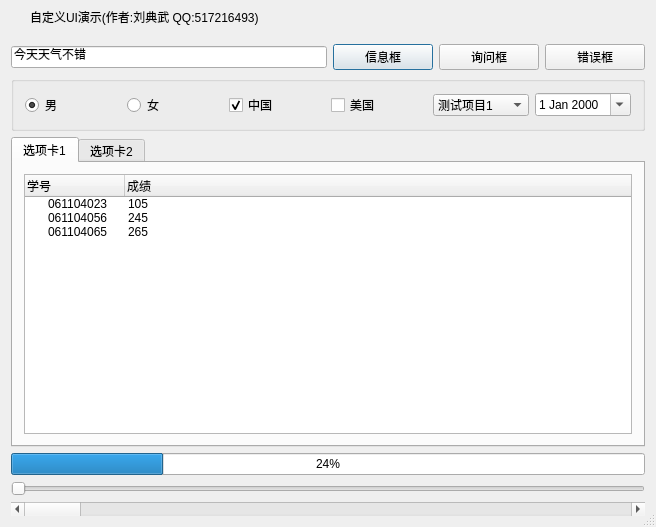
<?xml version="1.0" encoding="UTF-8"?>
<ui version="4.0">
 <class>frmMain</class>
 <widget class="QDialog" name="frmMain">
  <property name="geometry">
   <rect>
    <x>0</x>
    <y>0</y>
    <width>656</width>
    <height>527</height>
   </rect>
  </property>
  <property name="windowTitle">
   <string>frmMain</string>
  </property>
  <property name="sizeGripEnabled">
   <bool>true</bool>
  </property>
  <layout class="QVBoxLayout" name="verticalLayout">
   <property name="spacing">
    <number>0</number>
   </property>
   <property name="margin">
    <number>0</number>
   </property>
   <item>
    <widget class="QWidget" name="widget_title" native="true">
     <property name="sizePolicy">
      <sizepolicy hsizetype="Preferred" vsizetype="Fixed">
       <horstretch>0</horstretch>
       <verstretch>0</verstretch>
      </sizepolicy>
     </property>
     <property name="minimumSize">
      <size>
       <width>100</width>
       <height>33</height>
      </size>
     </property>
     <layout class="QHBoxLayout" name="horizontalLayout_2">
      <property name="spacing">
       <number>0</number>
      </property>
      <property name="margin">
       <number>0</number>
      </property>
      <item>
       <widget class="QLabel" name="lab_Ico">
        <property name="sizePolicy">
         <sizepolicy hsizetype="Minimum" vsizetype="Preferred">
          <horstretch>0</horstretch>
          <verstretch>0</verstretch>
         </sizepolicy>
        </property>
        <property name="minimumSize">
         <size>
          <width>30</width>
          <height>0</height>
         </size>
        </property>
        <property name="text">
         <string/>
        </property>
        <property name="alignment">
         <set>Qt::AlignCenter</set>
        </property>
       </widget>
      </item>
      <item>
       <widget class="QLabel" name="lab_Title">
        <property name="sizePolicy">
         <sizepolicy hsizetype="Expanding" vsizetype="Preferred">
          <horstretch>0</horstretch>
          <verstretch>0</verstretch>
         </sizepolicy>
        </property>
        <property name="styleSheet">
         <string notr="true">font: 10pt &quot;微软雅黑&quot;;</string>
        </property>
        <property name="text">
         <string>自定义UI演示(作者:刘典武 QQ:517216493)</string>
        </property>
        <property name="alignment">
         <set>Qt::AlignLeading|Qt::AlignLeft|Qt::AlignVCenter</set>
        </property>
       </widget>
      </item>
      <item>
       <widget class="QWidget" name="widget_menu" native="true">
        <property name="sizePolicy">
         <sizepolicy hsizetype="Minimum" vsizetype="Preferred">
          <horstretch>0</horstretch>
          <verstretch>0</verstretch>
         </sizepolicy>
        </property>
        <layout class="QHBoxLayout" name="horizontalLayout">
         <property name="spacing">
          <number>0</number>
         </property>
         <property name="margin">
          <number>0</number>
         </property>
         <item>
          <widget class="QPushButton" name="btnMenu">
           <property name="sizePolicy">
            <sizepolicy hsizetype="Minimum" vsizetype="Expanding">
             <horstretch>0</horstretch>
             <verstretch>0</verstretch>
            </sizepolicy>
           </property>
           <property name="minimumSize">
            <size>
             <width>31</width>
             <height>0</height>
            </size>
           </property>
           <property name="cursor">
            <cursorShape>ArrowCursor</cursorShape>
           </property>
           <property name="focusPolicy">
            <enum>Qt::NoFocus</enum>
           </property>
           <property name="toolTip">
            <string>菜单</string>
           </property>
           <property name="text">
            <string/>
           </property>
           <property name="flat">
            <bool>true</bool>
           </property>
          </widget>
         </item>
         <item>
          <widget class="QPushButton" name="btnMenu_Min">
           <property name="sizePolicy">
            <sizepolicy hsizetype="Minimum" vsizetype="Expanding">
             <horstretch>0</horstretch>
             <verstretch>0</verstretch>
            </sizepolicy>
           </property>
           <property name="minimumSize">
            <size>
             <width>31</width>
             <height>0</height>
            </size>
           </property>
           <property name="cursor">
            <cursorShape>ArrowCursor</cursorShape>
           </property>
           <property name="focusPolicy">
            <enum>Qt::NoFocus</enum>
           </property>
           <property name="toolTip">
            <string>最小化</string>
           </property>
           <property name="text">
            <string/>
           </property>
           <property name="flat">
            <bool>true</bool>
           </property>
          </widget>
         </item>
         <item>
          <widget class="QPushButton" name="btnMenu_Max">
           <property name="sizePolicy">
            <sizepolicy hsizetype="Minimum" vsizetype="Expanding">
             <horstretch>0</horstretch>
             <verstretch>0</verstretch>
            </sizepolicy>
           </property>
           <property name="minimumSize">
            <size>
             <width>31</width>
             <height>0</height>
            </size>
           </property>
           <property name="cursor">
            <cursorShape>ArrowCursor</cursorShape>
           </property>
           <property name="focusPolicy">
            <enum>Qt::NoFocus</enum>
           </property>
           <property name="toolTip">
            <string>最大化</string>
           </property>
           <property name="text">
            <string/>
           </property>
           <property name="flat">
            <bool>true</bool>
           </property>
          </widget>
         </item>
         <item>
          <widget class="QPushButton" name="btnMenu_Close">
           <property name="sizePolicy">
            <sizepolicy hsizetype="Minimum" vsizetype="Expanding">
             <horstretch>0</horstretch>
             <verstretch>0</verstretch>
            </sizepolicy>
           </property>
           <property name="minimumSize">
            <size>
             <width>40</width>
             <height>0</height>
            </size>
           </property>
           <property name="cursor">
            <cursorShape>ArrowCursor</cursorShape>
           </property>
           <property name="focusPolicy">
            <enum>Qt::NoFocus</enum>
           </property>
           <property name="toolTip">
            <string>关闭</string>
           </property>
           <property name="text">
            <string/>
           </property>
           <property name="flat">
            <bool>true</bool>
           </property>
          </widget>
         </item>
        </layout>
       </widget>
      </item>
     </layout>
    </widget>
   </item>
   <item>
    <widget class="QWidget" name="widget_main" native="true">
     <property name="styleSheet">
      <string notr="true">font: 10pt &quot;微软雅黑&quot;;</string>
     </property>
     <layout class="QVBoxLayout" name="verticalLayout_2">
      <item>
       <layout class="QHBoxLayout" name="horizontalLayout_3">
        <item>
         <widget class="QLineEdit" name="lineEdit">
          <property name="text">
           <string>今天天气不错</string>
          </property>
         </widget>
        </item>
        <item>
         <widget class="QPushButton" name="pushButton">
          <property name="minimumSize">
           <size>
            <width>100</width>
            <height>0</height>
           </size>
          </property>
          <property name="text">
           <string>信息框</string>
          </property>
         </widget>
        </item>
        <item>
         <widget class="QPushButton" name="pushButton_2">
          <property name="minimumSize">
           <size>
            <width>100</width>
            <height>0</height>
           </size>
          </property>
          <property name="text">
           <string>询问框</string>
          </property>
         </widget>
        </item>
        <item>
         <widget class="QPushButton" name="pushButton_3">
          <property name="minimumSize">
           <size>
            <width>100</width>
            <height>0</height>
           </size>
          </property>
          <property name="text">
           <string>错误框</string>
          </property>
         </widget>
        </item>
       </layout>
      </item>
      <item>
       <widget class="QGroupBox" name="groupBox">
        <property name="title">
         <string/>
        </property>
        <layout class="QHBoxLayout" name="horizontalLayout_4">
         <item>
          <widget class="QRadioButton" name="radioButton">
           <property name="text">
            <string>男</string>
           </property>
           <property name="checked">
            <bool>true</bool>
           </property>
          </widget>
         </item>
         <item>
          <widget class="QRadioButton" name="radioButton_2">
           <property name="text">
            <string>女</string>
           </property>
          </widget>
         </item>
         <item>
          <widget class="QCheckBox" name="checkBox">
           <property name="text">
            <string>中国</string>
           </property>
           <property name="checked">
            <bool>true</bool>
           </property>
          </widget>
         </item>
         <item>
          <widget class="QCheckBox" name="checkBox_2">
           <property name="text">
            <string>美国</string>
           </property>
          </widget>
         </item>
         <item>
          <widget class="QComboBox" name="comboBox">
           <item>
            <property name="text">
             <string>测试项目1</string>
            </property>
           </item>
           <item>
            <property name="text">
             <string>测试项目2</string>
            </property>
           </item>
           <item>
            <property name="text">
             <string>测试项目3</string>
            </property>
           </item>
          </widget>
         </item>
         <item>
          <widget class="QDateEdit" name="dateEdit">
           <property name="calendarPopup">
            <bool>true</bool>
           </property>
          </widget>
         </item>
        </layout>
       </widget>
      </item>
      <item>
       <widget class="QTabWidget" name="tabWidget">
        <property name="currentIndex">
         <number>0</number>
        </property>
        <widget class="QWidget" name="tab">
         <attribute name="title">
          <string>选项卡1</string>
         </attribute>
         <layout class="QVBoxLayout" name="verticalLayout_3">
          <item>
           <widget class="QTreeWidget" name="treeWidget">
            <column>
             <property name="text">
              <string>学号</string>
             </property>
            </column>
            <column>
             <property name="text">
              <string>成绩</string>
             </property>
            </column>
            <item>
             <property name="text">
              <string>061104023</string>
             </property>
             <property name="text">
              <string>105</string>
             </property>
            </item>
            <item>
             <property name="text">
              <string>061104056</string>
             </property>
             <property name="text">
              <string>245</string>
             </property>
            </item>
            <item>
             <property name="text">
              <string>061104065</string>
             </property>
             <property name="text">
              <string>265</string>
             </property>
            </item>
           </widget>
          </item>
         </layout>
        </widget>
        <widget class="QWidget" name="tab_2">
         <attribute name="title">
          <string>选项卡2</string>
         </attribute>
         <layout class="QVBoxLayout" name="verticalLayout_4">
          <item>
           <widget class="QTableWidget" name="tableWidget">
            <property name="selectionBehavior">
             <enum>QAbstractItemView::SelectRows</enum>
            </property>
            <row>
             <property name="text">
              <string>1</string>
             </property>
            </row>
            <row>
             <property name="text">
              <string>2</string>
             </property>
            </row>
            <row>
             <property name="text">
              <string>3</string>
             </property>
            </row>
            <column>
             <property name="text">
              <string>学号</string>
             </property>
            </column>
            <column>
             <property name="text">
              <string>成绩</string>
             </property>
            </column>
            <item row="0" column="0">
             <property name="text">
              <string>061104023</string>
             </property>
            </item>
            <item row="0" column="1">
             <property name="text">
              <string>105</string>
             </property>
            </item>
            <item row="1" column="0">
             <property name="text">
              <string>061104025</string>
             </property>
            </item>
            <item row="1" column="1">
             <property name="text">
              <string>108</string>
             </property>
            </item>
            <item row="2" column="0">
             <property name="text">
              <string>061104056</string>
             </property>
            </item>
            <item row="2" column="1">
             <property name="text">
              <string>235</string>
             </property>
            </item>
           </widget>
          </item>
         </layout>
        </widget>
       </widget>
      </item>
      <item>
       <widget class="QProgressBar" name="progressBar">
        <property name="value">
         <number>24</number>
        </property>
       </widget>
      </item>
      <item>
       <widget class="QSlider" name="horizontalSlider">
        <property name="orientation">
         <enum>Qt::Horizontal</enum>
        </property>
       </widget>
      </item>
      <item>
       <widget class="QScrollBar" name="horizontalScrollBar">
        <property name="orientation">
         <enum>Qt::Horizontal</enum>
        </property>
       </widget>
      </item>
     </layout>
    </widget>
   </item>
  </layout>
 </widget>
 <layoutdefault spacing="6" margin="11"/>
 <resources/>
 <connections/>
</ui>
